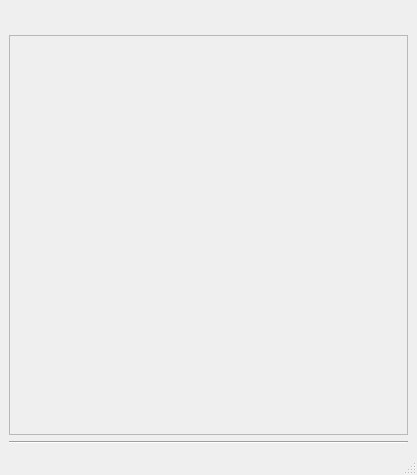
<?xml version="1.0" encoding="UTF-8"?>
<ui version="4.0">
 <class>MainWindow</class>
 <widget class="QMainWindow" name="MainWindow">
  <property name="geometry">
   <rect>
    <x>0</x>
    <y>0</y>
    <width>417</width>
    <height>475</height>
   </rect>
  </property>
  <property name="windowTitle">
   <string>MainWindow</string>
  </property>
  <widget class="QWidget" name="centralwidget">
   <property name="styleSheet">
    <string notr="true"/>
   </property>
   <layout class="QVBoxLayout" name="verticalLayout_2">
    <item>
     <layout class="QHBoxLayout" name="horizontalLayout">
      <item>
       <spacer name="horizontalSpacer">
        <property name="orientation">
         <enum>Qt::Horizontal</enum>
        </property>
        <property name="sizeHint" stdset="0">
         <size>
          <width>40</width>
          <height>20</height>
         </size>
        </property>
       </spacer>
      </item>
      <item>
       <widget class="ClickableLabel" name="label_Settings">
        <property name="minimumSize">
         <size>
          <width>16</width>
          <height>16</height>
         </size>
        </property>
        <property name="maximumSize">
         <size>
          <width>32</width>
          <height>32</height>
         </size>
        </property>
        <property name="text">
         <string/>
        </property>
        <property name="pixmap">
         <pixmap resource="QwikChar.qrc">:/images/gear.png</pixmap>
        </property>
        <property name="scaledContents">
         <bool>true</bool>
        </property>
        <property name="alignment">
         <set>Qt::AlignCenter</set>
        </property>
       </widget>
      </item>
     </layout>
    </item>
    <item>
     <widget class="QScrollArea" name="scrollArea">
      <property name="widgetResizable">
       <bool>true</bool>
      </property>
      <widget class="QWidget" name="scrollAreaWidgetContents">
       <property name="geometry">
        <rect>
         <x>0</x>
         <y>0</y>
         <width>397</width>
         <height>357</height>
        </rect>
       </property>
       <layout class="QVBoxLayout" name="verticalLayout_3">
        <item>
         <layout class="QVBoxLayout" name="verticalLayout">
          <item>
           <layout class="QHBoxLayout" name="horizontalLayout_2">
            <item>
             <layout class="QGridLayout" name="gridLayout"/>
            </item>
           </layout>
          </item>
          <item>
           <spacer name="verticalSpacer">
            <property name="orientation">
             <enum>Qt::Vertical</enum>
            </property>
            <property name="sizeHint" stdset="0">
             <size>
              <width>20</width>
              <height>40</height>
             </size>
            </property>
           </spacer>
          </item>
         </layout>
        </item>
       </layout>
      </widget>
     </widget>
    </item>
    <item>
     <widget class="Line" name="line">
      <property name="orientation">
       <enum>Qt::Horizontal</enum>
      </property>
     </widget>
    </item>
    <item>
     <layout class="QHBoxLayout" name="mruLayout"/>
    </item>
   </layout>
  </widget>
  <widget class="QMenuBar" name="menubar">
   <property name="geometry">
    <rect>
     <x>0</x>
     <y>0</y>
     <width>417</width>
     <height>21</height>
    </rect>
   </property>
  </widget>
  <widget class="QStatusBar" name="statusbar"/>
 </widget>
 <customwidgets>
  <customwidget>
   <class>ClickableLabel</class>
   <extends>QLabel</extends>
   <header>clickablelabel.h</header>
  </customwidget>
 </customwidgets>
 <resources>
  <include location="QwikChar.qrc"/>
 </resources>
 <connections/>
</ui>
